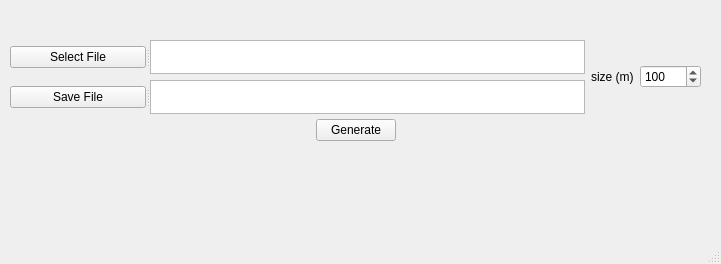
<?xml version="1.0" encoding="UTF-8"?>
<ui version="4.0">
 <class>MainWindow</class>
 <widget class="QMainWindow" name="MainWindow">
  <property name="geometry">
   <rect>
    <x>0</x>
    <y>0</y>
    <width>721</width>
    <height>264</height>
   </rect>
  </property>
  <property name="windowTitle">
   <string>.kml creator</string>
  </property>
  <widget class="QWidget" name="centralwidget">
   <widget class="QWidget" name="">
    <property name="geometry">
     <rect>
      <x>10</x>
      <y>40</y>
      <width>691</width>
      <height>101</height>
     </rect>
    </property>
    <layout class="QVBoxLayout" name="verticalLayout_2">
     <item>
      <layout class="QHBoxLayout" name="horizontalLayout_3">
       <item>
        <layout class="QVBoxLayout" name="verticalLayout">
         <item>
          <widget class="QSplitter" name="splitter">
           <property name="orientation">
            <enum>Qt::Horizontal</enum>
           </property>
           <widget class="QWidget" name="">
            <layout class="QGridLayout" name="gridLayout">
             <item row="0" column="0">
              <widget class="QPushButton" name="inputFileButton">
               <property name="text">
                <string>Select File</string>
               </property>
              </widget>
             </item>
            </layout>
           </widget>
           <widget class="QPlainTextEdit" name="inputFilePath"/>
          </widget>
         </item>
         <item>
          <spacer name="verticalSpacer">
           <property name="orientation">
            <enum>Qt::Vertical</enum>
           </property>
           <property name="sizeHint" stdset="0">
            <size>
             <width>20</width>
             <height>108</height>
            </size>
           </property>
          </spacer>
         </item>
         <item>
          <widget class="QSplitter" name="splitter_2">
           <property name="orientation">
            <enum>Qt::Horizontal</enum>
           </property>
           <widget class="QWidget" name="">
            <layout class="QHBoxLayout" name="horizontalLayout_2">
             <item>
              <widget class="QPushButton" name="outputDirButton">
               <property name="text">
                <string>Save File</string>
               </property>
              </widget>
             </item>
            </layout>
           </widget>
           <widget class="QPlainTextEdit" name="outputFilePath"/>
          </widget>
         </item>
        </layout>
       </item>
       <item>
        <layout class="QHBoxLayout" name="horizontalLayout">
         <item>
          <widget class="QLabel" name="labelSectorSize">
           <property name="text">
            <string>size (m)</string>
           </property>
          </widget>
         </item>
         <item>
          <widget class="QSpinBox" name="sizeSectorBox">
           <property name="minimum">
            <number>1</number>
           </property>
           <property name="maximum">
            <number>10000</number>
           </property>
           <property name="value">
            <number>100</number>
           </property>
          </widget>
         </item>
        </layout>
       </item>
      </layout>
     </item>
     <item>
      <layout class="QHBoxLayout" name="horizontalLayout_5">
       <item>
        <spacer name="horizontalSpacer_2">
         <property name="orientation">
          <enum>Qt::Horizontal</enum>
         </property>
         <property name="sizeHint" stdset="0">
          <size>
           <width>40</width>
           <height>20</height>
          </size>
         </property>
        </spacer>
       </item>
       <item>
        <widget class="QPushButton" name="generateButton">
         <property name="text">
          <string>Generate</string>
         </property>
        </widget>
       </item>
       <item>
        <spacer name="horizontalSpacer">
         <property name="orientation">
          <enum>Qt::Horizontal</enum>
         </property>
         <property name="sizeHint" stdset="0">
          <size>
           <width>40</width>
           <height>20</height>
          </size>
         </property>
        </spacer>
       </item>
      </layout>
     </item>
    </layout>
   </widget>
  </widget>
  <widget class="QMenuBar" name="menubar">
   <property name="geometry">
    <rect>
     <x>0</x>
     <y>0</y>
     <width>721</width>
     <height>20</height>
    </rect>
   </property>
  </widget>
  <widget class="QStatusBar" name="statusbar"/>
 </widget>
 <resources/>
 <connections/>
</ui>
